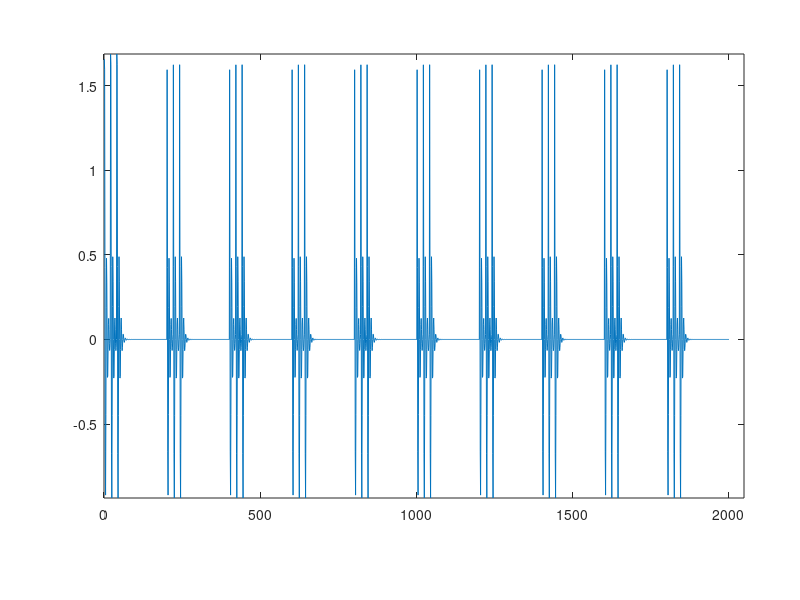

MATLAB code to generate this figure: (Note: this script raises an error after producing the figure.)
close all
clc
clear
load fz0.mat %st is fault data.
load fz0_before_adding_the_noise.mat %%st1 is fault data.
NN=2048;% the length of the signal
fs=20000; % sampling rate
t=1/fs;%sampling time
%% original simulation data
figure(1)
plot(st1);
axis([0,2048,-inf,inf]);
set(gcf,'Position',[100 100 380 190]);
set(gca,'Position',[.13 .17 .80 .74]);
figure_FontSize=10;
set(get(gca,'XLabel'),'FontSize',figure_FontSize,'Vertical','top');
set(get(gca,'YLabel'),'FontSize',figure_FontSize,'Vertical','middle');
set(findobj('FontSize',10),'FontSize',figure_FontSize);
set(findobj(get(gca,'Children'),'LineWidth',0.5),'LineWidth',1);
str=strcat('Amplitude/(m/s^2)');
xlabel('Sample Number','FontSize',11,'Fontname','Times New Roman');
ylabel(str,'FontSize',11,'Fontname','Times New Roman')
%% 
figure(2)
plot(st);
axis([0,2048,-inf,inf]);
set(gcf,'Position',[100 100 380 190]);
set(gca,'Position',[.13 .17 .80 .74]);
figure_FontSize=10;
set(get(gca,'XLabel'),'FontSize',figure_FontSize,'Vertical','top');
set(get(gca,'YLabel'),'FontSize',figure_FontSize,'Vertical','middle');
set(findobj('FontSize',10),'FontSize',figure_FontSize);
set(findobj(get(gca,'Children'),'LineWidth',0.5),'LineWidth',1);
str=strcat('Amplitude/(m/s^2)');
xlabel('Sample Number','FontSize',11,'Fontname','Times New Roman');
ylabel(str,'FontSize',11,'Fontname','Times New Roman')

%% SR-ASD method
y=st;
sigma1=median(abs(y-median(y)))/0.6745;
lam1=0.5*3*sigma1;
lam2=0.4929*1*sigma1+0.0269;
[x]=SR_ASD(y,lam1,lam2);
figure (4)
plot(x);
axis([0,2048,-inf,inf]);
set(gcf,'Position',[100 100 380 190]);
set(gca,'Position',[.13 .17 .80 .74]);
figure_FontSize=10;
set(get(gca,'XLabel'),'FontSize',figure_FontSize,'Vertical','top');
set(get(gca,'YLabel'),'FontSize',figure_FontSize,'Vertical','middle');
set(findobj('FontSize',10),'FontSize',figure_FontSize);
set(findobj(get(gca,'Children'),'LineWidth',0.5),'LineWidth',1);
str=strcat('Amplitude/(m/s^2)');
 xlabel('Sample Number','FontSize',11,'Fontname','Times New Roman');
 ylabel(str,'FontSize',11,'Fontname','Times New Roman')
%% FFT
ss=x;
yyy=abs(ss);
 y_hht=hilbert(ss);
y_an=abs(y_hht);
y_an=y_an-mean(y_an);
y_an_nfft= 2^nextpow2(length(y_an));%
y_an_ft=fft(y_an,y_an_nfft);%
y_an_f=fs*(0:y_an_nfft/2-1)/y_an_nfft;%
y_an_p=y_an_ft.*conj(y_an_ft)/y_an_nfft;
c=2*abs(y_an_ft(1:y_an_nfft/2))/length(y_an);
d=y_an_p(1:y_an_nfft/2);
N=length(c);
figure(5)
plot(y_an_f(1:N),c(1:N));    
set(gcf,'Position',[100 100 380 190]);
set(gca,'Position',[.16 .20 .80 .74]);
figure_FontSize=10;
set(get(gca,'XLabel'),'FontSize',figure_FontSize,'Vertical','top');
set(get(gca,'YLabel'),'FontSize',figure_FontSize,'Vertical','middle');
set(findobj('FontSize',10),'FontSize',figure_FontSize);
set(findobj(get(gca,'Children'),'LineWidth',0.5),'LineWidth',1);
 str=strcat('Amplitude/(m/s^2)');
 xlabel('Frequency/Hz','FontSize',10,'Fontname','Times New Roman');
 ylabel(str,'FontSize',10,'Fontname','Times New Roman')
 %%
 
